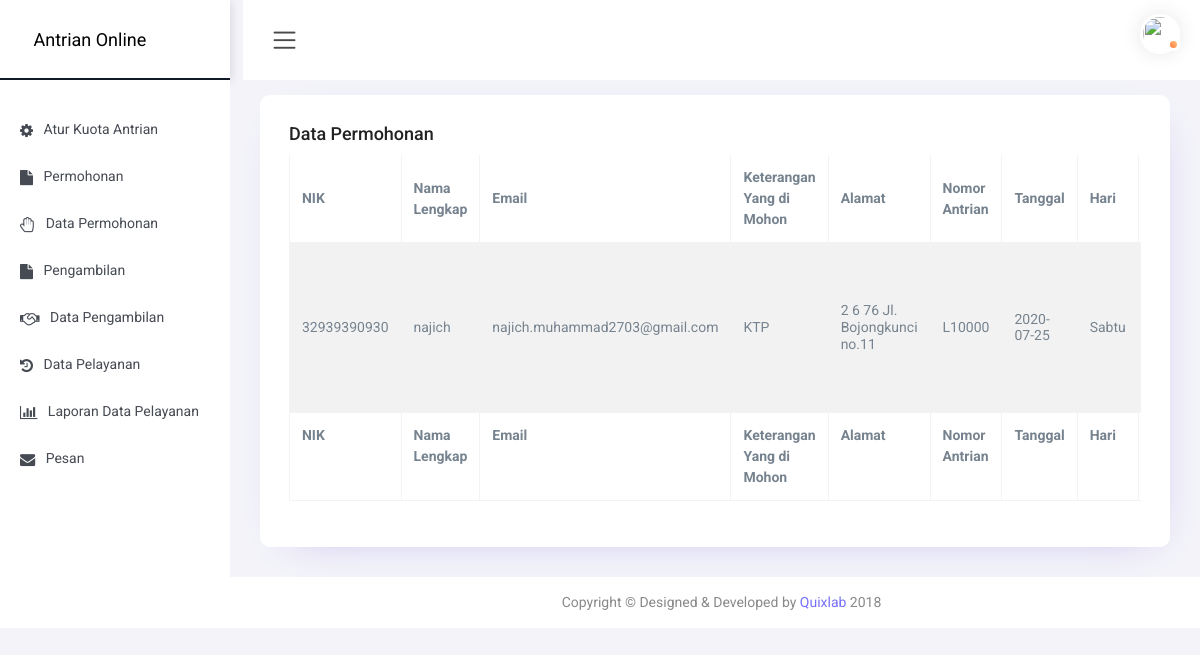
/index.php/c_permohonan/data_permohonan, run on the app's committed database.
### tables this page shows
CREATE TABLE `permohonan` (
  `id_permohonan` int(11) NOT NULL,
  `nik` varchar(16) NOT NULL,
  `nama_lengkap` varchar(50) NOT NULL,
  `email` varchar(100) NOT NULL,
  `nomor_telepon` varchar(15) NOT NULL,
  `keterangan_yang_dimohon` varchar(3) NOT NULL,
  `desa` varchar(30) NOT NULL,
  `dusun` varchar(20) NOT NULL,
  `rt` varchar(3) NOT NULL,
  `nama_jalan` varchar(50) NOT NULL,
  `nomor_antrian_permohonan` varchar(6) NOT NULL,
  `keterangan` varchar(20) NOT NULL,
  `tanggal` date NOT NULL,
  `hari` varchar(8) NOT NULL,
  `waktu` time NOT NULL,
  `tahun` year(4) NOT NULL
);

### application/controllers/C_Permohonan.php (called while the page is built, shortened)
<?php
class C_Permohonan extends CI_Controller
{
	function __construct()
	{
		$this->load->model('M_Data_Permohonan');
		$this->load->model('M_Data_Pengambilan');
	}
	function data_permohonan(){
		$data['permohonan'] = $this->M_Data_Permohonan->tampil_tunda()->result();
		$this->load->view('Back/V_Permohonan',$data);
	}
}
 ?>

### index.php (called while the page is built, shortened)
<?php
require_once BASEPATH.'core/CodeIgniter.php';

### application/models/M_Data_Permohonan.php (called while the page is built, shortened)
<?php
class M_Data_Permohonan extends CI_Model{
	function tampil_tunda(){
		return $this->db->query('SELECT * FROM permohonan WHERE keterangan="Ditunda"');
	}
}
?>

### application/views/Back/V_Permohonan.php (the view, shortened to what this page needs)
<div class="content-body">
        <div class="container-fluid">
            <div class="row">
                <div class="col-12">
                    <div class="card">
                        <div class="card-body">
                          <div>
                            <div style="float: left;">
                            <h4 class="card-title">Data Permohonan</h4>
                            </div>
                         </div>
                            <div class="table-responsive">
                                <table class="table table-striped table-bordered zero-configuration">
                                    <thead>
                                        <tr>
                                            <th>NIK</th>
                                            <th>Nama Lengkap</th>
                                            <th>Email</th>
                                            <th>Keterangan Yang di Mohon</th>
                                            <th>Alamat</th>
                                            <th>Nomor Antrian</th>
                                            <th>Tanggal</th>
                                            <th>Hari</th>
                                            <th>Waktu</th>
                                        </tr>
                                    </thead>
                                    <tbody>
                                          <?php foreach ($permohonan as $u) { ?>
                                        <tr id="<?php echo $u->id_permohonan ?>">
                                            <td><?php echo $u->nik ?></td>
                                            <td><?php echo $u->nama_lengkap ?></td>
                                            <td><?php echo $u->email ?></td>
                                            <td><?php echo $u->keterangan_yang_dimohon ?></td>
                                            <td><?php echo $u->desa." ".$u->dusun." ".$u->rt." ".$u->nama_jalan ?></td>
                                            <td><?php echo $u->nomor_antrian_permohonan ?></td>
                                            <td><?php echo $u->tanggal ?></td>
                                            <td><?php echo $u->hari ?></td>
                                            <td><?php echo $u->waktu ?></td>
                                        </tr>
                                          <?php } ?>
                                    </tbody>
                                    <tfoot>
                                        <tr>
                                            <th>NIK</th>
                                            <th>Nama Lengkap</th>
                                            <th>Email</th>
                                            <th>Keterangan Yang di Mohon</th>
                                            <th>Alamat</th>
                                            <th>Nomor Antrian</th>
                                            <th>Tanggal</th>
                                            <th>Hari</th>
                                            <th>Waktu</th>
                                        </tr>
                                    </tfoot>
                                </table>
                            </div>
                        </div>
                    </div>
                </div>
            </div>
        </div>
    </div>
      </div>

### data on the page
permohonan: nik "32939390930", nama_lengkap "najich", email "najich.muhammad2703@gmail.com", keterangan_yang_dimohon "KTP", desa "2", dusun "6", rt "76", nama_jalan "Jl. Bojongkunci no.11", nomor_antrian_permohonan "L10000", tanggal "2020-07-25", hari "Sabtu"
